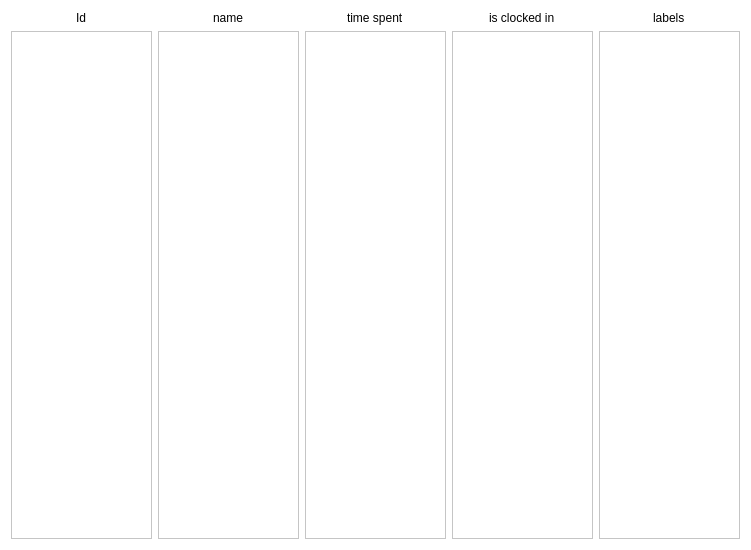
<?xml version="1.0" encoding="UTF-8"?>
<ui version="4.0">
 <class>ProjectBooking_gui</class>
 <widget class="QMainWindow" name="ProjectBooking_gui">
  <property name="geometry">
   <rect>
    <x>0</x>
    <y>0</y>
    <width>751</width>
    <height>550</height>
   </rect>
  </property>
  <property name="windowTitle">
   <string>ProjectBooking_gui</string>
  </property>
  <widget class="QWidget" name="centralWidget">
   <property name="palette">
    <palette>
     <active>
      <colorrole role="Base">
       <brush brushstyle="SolidPattern">
        <color alpha="255">
         <red>255</red>
         <green>255</green>
         <blue>255</blue>
        </color>
       </brush>
      </colorrole>
      <colorrole role="Window">
       <brush brushstyle="SolidPattern">
        <color alpha="255">
         <red>255</red>
         <green>255</green>
         <blue>255</blue>
        </color>
       </brush>
      </colorrole>
     </active>
     <inactive>
      <colorrole role="Base">
       <brush brushstyle="SolidPattern">
        <color alpha="255">
         <red>255</red>
         <green>255</green>
         <blue>255</blue>
        </color>
       </brush>
      </colorrole>
      <colorrole role="Window">
       <brush brushstyle="SolidPattern">
        <color alpha="255">
         <red>255</red>
         <green>255</green>
         <blue>255</blue>
        </color>
       </brush>
      </colorrole>
     </inactive>
     <disabled>
      <colorrole role="Base">
       <brush brushstyle="SolidPattern">
        <color alpha="255">
         <red>255</red>
         <green>255</green>
         <blue>255</blue>
        </color>
       </brush>
      </colorrole>
      <colorrole role="Window">
       <brush brushstyle="SolidPattern">
        <color alpha="255">
         <red>255</red>
         <green>255</green>
         <blue>255</blue>
        </color>
       </brush>
      </colorrole>
     </disabled>
    </palette>
   </property>
   <property name="autoFillBackground">
    <bool>true</bool>
   </property>
   <layout class="QGridLayout" name="gridLayout_2">
    <item row="0" column="0">
     <layout class="QGridLayout" name="standardReport">
      <item row="0" column="2" alignment="Qt::AlignHCenter|Qt::AlignTop">
       <widget class="QLabel" name="timeSpentLabel">
        <property name="text">
         <string>time spent</string>
        </property>
       </widget>
      </item>
      <item row="0" column="4" alignment="Qt::AlignHCenter|Qt::AlignTop">
       <widget class="QLabel" name="labelLabel">
        <property name="text">
         <string>labels</string>
        </property>
       </widget>
      </item>
      <item row="0" column="3" alignment="Qt::AlignHCenter|Qt::AlignTop">
       <widget class="QLabel" name="isClockedInLabel">
        <property name="text">
         <string>is clocked in</string>
        </property>
       </widget>
      </item>
      <item row="0" column="1" alignment="Qt::AlignHCenter|Qt::AlignTop">
       <widget class="QLabel" name="idLabel">
        <property name="text">
         <string>name</string>
        </property>
       </widget>
      </item>
      <item row="0" column="0" alignment="Qt::AlignHCenter|Qt::AlignTop">
       <widget class="QLabel" name="nameLabel">
        <property name="text">
         <string>Id</string>
        </property>
       </widget>
      </item>
      <item row="1" column="0">
       <widget class="QListView" name="idList"/>
      </item>
      <item row="1" column="1">
       <widget class="QListView" name="nameList"/>
      </item>
      <item row="1" column="2">
       <widget class="QListView" name="timeSpentList"/>
      </item>
      <item row="1" column="3">
       <widget class="QListView" name="isClockedInList"/>
      </item>
      <item row="1" column="4">
       <widget class="QListView" name="labelList"/>
      </item>
     </layout>
    </item>
   </layout>
  </widget>
 </widget>
 <layoutdefault spacing="6" margin="11"/>
 <resources/>
 <connections/>
</ui>
